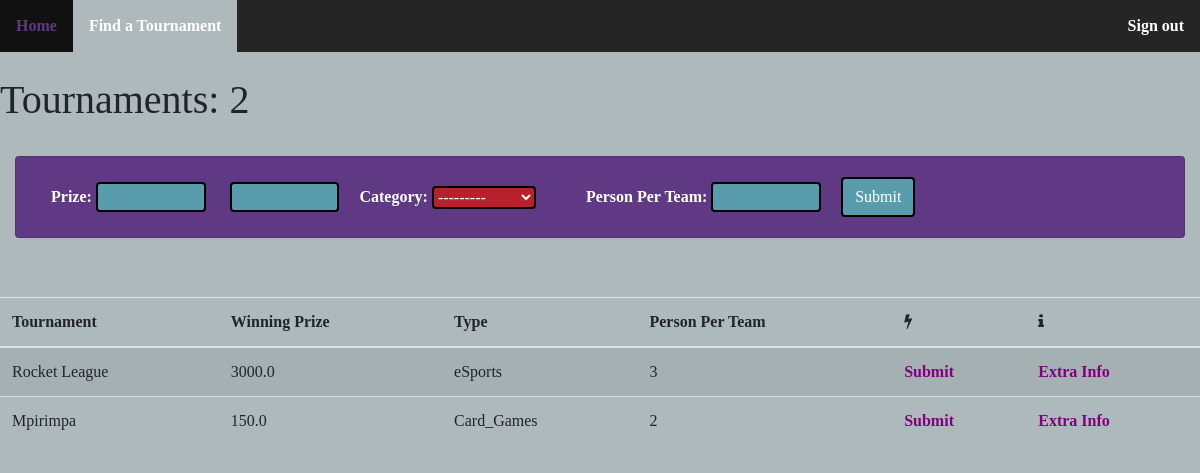
Before: /findTournament/ (signed in) with the older database file.
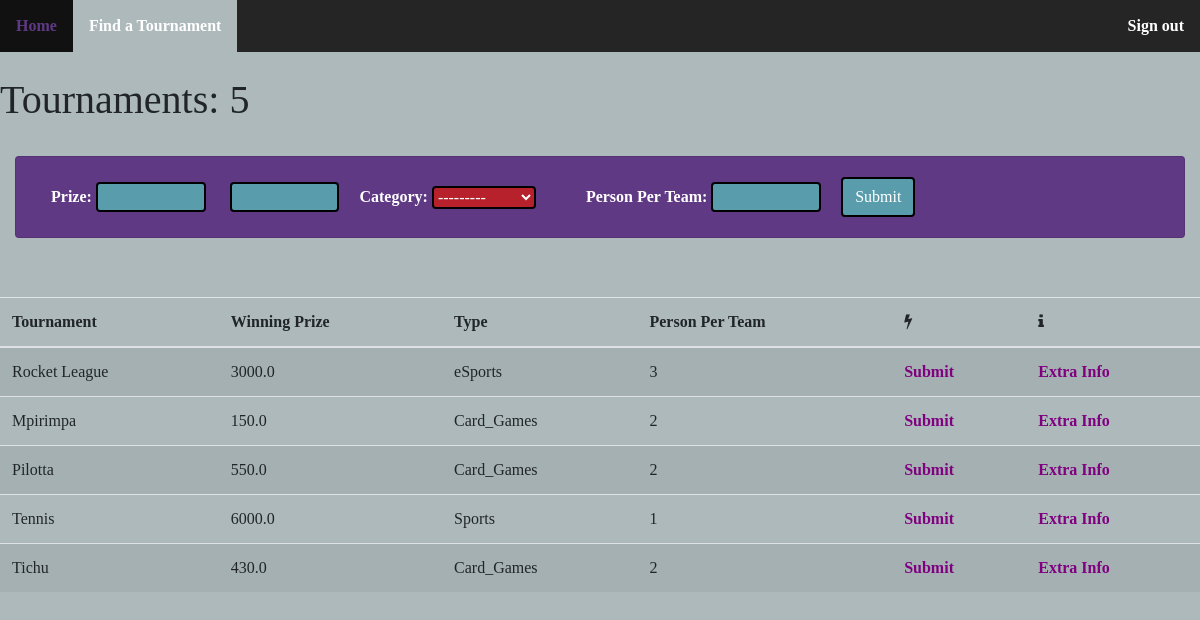
After: the same page with the newer database file.
### createT/models.py (models this page shows, shortened)
class Tournament(models.Model):
    Sports = 'Sports'
    eSports = 'eSports'
    Card_Games = 'Card_Games'
    TOURNAMENT_TYPE = (
        (Sports, 'Sports'),
        (eSports, 'e-Sports'),
        (Card_Games, 'Card Games'),
    )
    user = models.ForeignKey(User, null=True, on_delete= models.SET_NULL)
    name = models.CharField(max_length=200, null=True)
    dateCreated = models.DateTimeField(auto_now_add=True, null=True)
    dateStart = models.DateField(null=True)
    dateEnd = models.DateField(null=True)
    Tournament_Type = models.CharField(max_length=30, choices=TOURNAMENT_TYPE, default=Sports)
    location = models.CharField(max_length=200, null=True)
    regPrice = models.FloatField(null=True)
    Prize = models.FloatField(null=True)
    PpT = models.IntegerField(null=True)

### createT/views.py (the view)
# urls.py: path('findTournament/', views.findTournament, name='findTournament'),
@login_required(login_url='login')
def findTournament(request):
    today = date.today()
    dateTournament = Tournament.dateStart
    currentUser = request.user
    userType = currentUser.userType
    if userType == 1:
        messages.info(request, 'Υou are not authorized to access this page..')
        return redirect('index')
    tournaments = Tournament.objects.filter(dateStart__range=[today, "2080-01-31"])
    myFilter = TournamentFilter(request.GET, queryset=tournaments)
    tournaments = myFilter.qs
    context = {'tournaments':tournaments, 'myFilter':myFilter}
    return render(request, 'createT/findTournament.html',context)

### createT/templates/createT/findTournament.html (shortened to what this page needs)
{% load static %}
<!DOCTYPE html>
<html lang="en" dir="ltr">
  <head>
    <link rel="stylesheet" href="https://maxcdn.bootstrapcdn.com/bootstrap/4.0.0/css/bootstrap.min.css">
    <link rel="stylesheet" href="https://cdnjs.cloudflare.com/ajax/libs/font-awesome/4.7.0/css/font-awesome.min.css">
    <link rel="stylesheet" type="text/css" href="{% static 'createT/style.css' %}">
  </head>
  <body>
    {% include "createT/navbar.html" %}
    <h1>Tournaments: {{tournaments.count}} </h1>
    <br>
      <div class="col">
        <div class="card card-body">
          <div class="container">
  <form class="form-inline" action="" method="GET">
    <label class="findTournaments" for="{{ myFilter.form.PrizeL.id_for_label }}">Prize:</label>
    {{ myFilter.form.PrizeG }}{{ myFilter.form.PrizeL }}
      <label class="findTournaments" for="{{ myFilter.form.Tournament_Type.id_for_label }}">Category: </label>
    {{ myFilter.form.Tournament_Type }}
    <label class="findTournaments" for="{{ myFilter.form.PpT.id_for_label }}">Person Per Team:</label>
    {{ myFilter.form.PpT}}
    <button type="submit" class="btn btn-primary">Submit</button>
  </form>
</div>
      </div>
    </div>
    <br>
      <table class="table table-striped">
        <thead>
          <tr>
            <th scope="col">Tournament</th>
            <th scope="col">Winning Prize</th>
            <th scope="col">Type</th>
            <th scope="col">Person Per Team</th>
            <th scope="col"><i class="fa fa-bolt"></i></th>
            <th scope="col"><i class="fa fa-info"></i></th>
          </tr>
        </thead>
        {% for i in tournaments %}
        <tr>
          <td>{{i.name}}</td>
          <td>{{i.Prize}}</td>
          <td>{{i.Tournament_Type}}</td>
          <td>{{i.PpT}}</td>
          <td><a href="{% url 'tournamentSubmit' i.id %}">Submit</a></td>
          <td><a href="{% url 'tournamentInfo' i.id %}">Extra Info</a></td>
        </tr>
        {% endfor %}
        </table>
  </body>
</html>

### createT/templates/createT/navbar.html (shortened to what this page needs)
{% load static %}
<div class="navbar2">
  <ul class="navbarStyle">
    {% if request.get_full_path == '/index/' %}
      <li><a class="active" href="{% url 'index' %}">Home</a></li>
    {% else %}
      <li><a href="{% url 'index' %}">Home</a></li>
    {%endif%}
  {% if user.userType == 0 %}
    {% if request.get_full_path == '/findTournament/' %}
    <li><a class="active" href="{% url 'findTournament' %}">Find a Tournament</a></li>
    {%else%}
    <li><a href="{% url 'findTournament' %}">Find a Tournament</a></li>
    {%endif%}
  {%endif%}
    {%if user.is_authenticated%}
      <li style="float:right"><a href="{% url 'logout' %}">Sign out</a></li>
    {% endif %}
  </ul>
</div>

### createT/static/createT/style.css (style rules this page uses)
body, html { margin: 0; padding: 0; height: 100%; background: #adb9bb !important; font-family: verdana; }
.navbarStyle { list-style-type: none; margin: 0; padding: 0; overflow: hidden; background-color: #252525; }
li { float: left; list-style-type: none; }
li a { display: block; color: white; text-align: center; padding: 14px 16px; text-decoration: none; }
.btn { background-color: #599dad; border: 2px solid black; }
.active { background-color: #adb9bb; }
.card { background-color: #603984; margin-bottom: 3% }
a { color: purple; font-weight: bold; }
.navbar2 { margin-bottom: 2%; }
input { background-color: #599dad; width: 10%; margin-left: 4px; margin-right: 20px; box-sizing: border-box; border: 2px solid black; border-radius: 4px; }
select { background-color: #b7212b; color: white; margin-left: 4px; margin-right: 50px; box-sizing: border-box; border: 2px solid black; border-radius: 4px; }
label { font-weight: bold; }
.findTournaments { color: white; }

Changed rows visible on the page:
added Tournament: name "Pilotta", Prize "550.0", Tournament_Type "Card_Games", PpT "2"
added Tournament: name "Tennis", Prize "6000.0", Tournament_Type "Sports", PpT "1"
added Tournament: name "Tichu", Prize "430.0", Tournament_Type "Card_Games", PpT "2"
Other visible differences:
{{ tournaments.count }}: "2" → "5"
